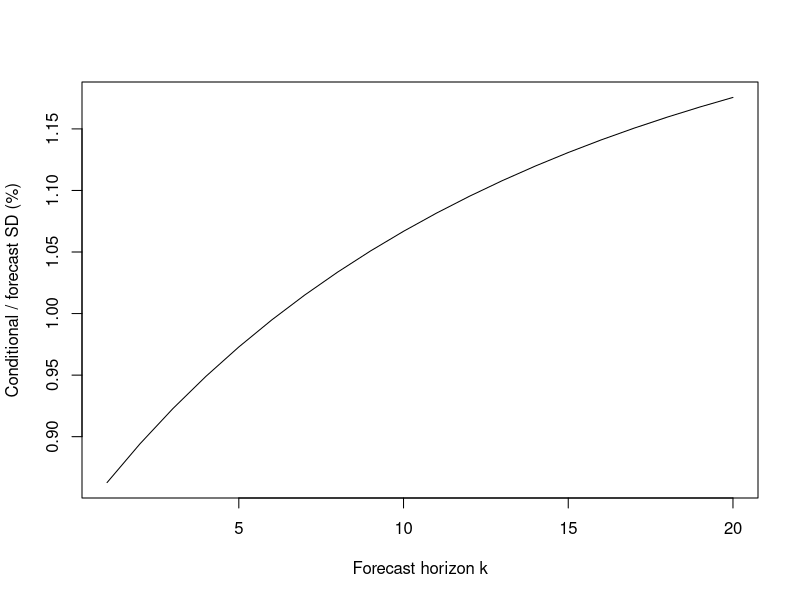

This chart was generated by the following R code:
# 合成教学数据，非真实市场行情; source is not independently verified
# Simple returns, decimal; one observation period, no automatic annualization.
R <- c(0.007412163339544217,
 -0.010482472146455321,
 0.008230851250901908,
 -0.0017544755294552758,
 -0.0051058979531225955,
 0.008836480819329084,
 -0.008069460912111217,
 0.003083159580684499,
 0.003283682466898781,
 -0.0075217265370117,
 0.007909726145666481,
 -0.004167708599150859,
 -0.001731318295021438,
 0.006388502107881307,
 -0.007733818897379609,
 0.005089088457663708,
 0.00031660889609970736,
 -0.005315970047409268,
 0.00749574337347355,
 -0.005864481814017135,
 0.0010212681270710146,
 0.004225548099663988,
 -0.007152192498396882,
 0.006481401262769117,
 -0.0022927510716643797,
 -0.003077880045171515,
 0.006674051240871524,
 -0.006920236601272181,
 0.003478987279705359,
 0.0018642368677680944,
 -0.006046998470411728,
 0.007165424552913003,
 -0.004548237896337581,
 -0.0005982444754874664,
 0.005268568505368928,
 -0.0072090948011840576,
 0.00546696573361081,
 -0.0006908037577509802,
 -0.004345435689627863,
 0.007050835956111483,
 0.03447608466288317,
 0.003301594174389433,
 0.005282395452769607,
 -0.010268848468377317,
 0.009932058247289648,
 -0.00450652991046329,
 -0.0029171279251399575,
 0.00814258032089669,
 -0.009079130905087508,
 0.00535382966147253,
 0.0010856325837020175,
 -0.006471637120770416,
 0.008378022193971628,
 -0.006010646691100449,
 0.00043942435901772196,
 0.0050603356148808554,
 -0.007762114248084521,
 0.006538947033129491,
 -0.0017889718539344764,
 -0.003762778766087461,
 0.007151322725917699,
 -0.00694076815747988,
 0.0030169107917315924,
 0.0024909111907596574,
 -0.006481107440425808,
 0.00719563687306754,
 -0.004127918570701305,
 -0.001206536196759826,
 0.005710719252532805,
 -0.007282237362592627,
 0.005102369570066203,
 -0.00009201976673746681,
 -0.004820937562954273,
 0.007186938964516124,
 -0.005913595604836681,
 0.0013824950407694218,
 0.0038094046683057768,
 -0.006904983937354061,
 0.006537770362466678,
 -0.0026289643002737288,
 -0.0026870279154288437,
 0.006438836835791205,
 -0.0069584014600299815,
 0.0037899877142431597,
 0.001475860979018049,
 -0.005796203922550201,
 0.007167389088249899,
 -0.0048249492290639425,
 -0.00020761066526904783,
 0.004988840263940824,
 -0.00716415273385324,
 0.005698646944657227,
 -0.0010782225839002417,
 -0.004032457300768834,
 0.00695390699982955,
 -0.006384106010432133,
 0.002337111711267952,
 0.002947548984118106,
 -0.006545864314732809,
 0.0068636946258373915,
 -0.0035231003641641658,
 -0.0017605931320347054,
 0.005951910846052656,
 -0.007128814405876396,
 0.0045926862609542264,
 0.000504867390092475,
 -0.005186088366495874,
 0.007178588130551282,
 -0.005508278686513892,
 0.0007798297945881697,
 0.00426499247500632,
 -0.007018039630858435,
 0.006240634280592247,
 -0.002048899445570233,
 -0.0032089442959864346,
 0.006656264321395065,
 -0.006769968710286935,
 0.003255925222913361,
 0.002043503676083573,
 -0.006105031251482009,
 0.007085774357063123,
 -0.004356305158781572,
 -0.0008006495539184436,
 0.005378136373773408,
 -0.007185631115096498,
 0.00531073881367242,
 -0.00048107655046283687,
 -0.004491651167385186,
 0.007073438798904378,
 -0.006087873333875894,
 0.0017578843783596738,
 0.0034649842949054047,
 -0.006757546217537926,
 0.006665699310064337,
 -0.0029834293192308073,
 -0.002322395839639031,
 0.006249223990400947,
 -0.007031636311538517,
 0.004112342018804895,
 0.0010943380582277922,
 -0.005561828929687306,
 0.007181536794691487,
 -0.005103807890430455,
 0.00018209779661739053,
 0.004710847441912495,
 -0.007118008987129756,
 0.005924452026342761,
 -0.0014641384521021266,
 -0.0037147929162654335,
 0.006848527625572845,
 -0.006550040666037566,
 0.0027057333940398776,
 0.0025966644742340776,
 -0.006383791460054556,
 0.006965858273499633,
 -0.003860954682430563,
 -0.001385394526064658,
 0.005736703957409584,
 -0.007165930834337918,
 0.004887636082955434)
B <- NULL
dates <- seq_along(R)
p <- list(omega=0.00001,
 a=0.12,
 b=0.82,
 gamma=0.06,
 kappa=0.2,
 mu=0,
 n=160,
 shock=4,
 lag=5,
 level=0.05,
 horizon=20,
 impact=0.03,
 weight=0.5,
 rho=0.3 )
n <- length(R)
stopifnot(n>=2,all(is.finite(R)),all(R>=-1))


# Conditional Gaussian GARCH fit: fixed training mean, h[1]=training sample variance.
# Scale residuals by training SD for optimization; transform variance back afterward.
gdecode <- function(t) {
  ea<-exp(t[2]);eb<-exp(t[3]);den<-1+ea+eb
  c(w=exp(t[1]),a=ea/den,b=eb/den)
}
gsimplex <- function(fn,start,maxIter=1800) {
  d<-length(start);v<-rbind(start,matrix(rep(start,d),nrow=d,byrow=TRUE)+diag(.25,d))
  f<-apply(v,1,fn)
  for(it in seq_len(maxIter)-1) {
    ord<-order(f);v<-v[ord,,drop=FALSE];f<-f[ord]
    spread<-max(abs(sweep(v[-1,,drop=FALSE],2,v[1,],"-")))
    if(spread<1e-6&&f[d+1]-f[1]<1e-8)
      return(list(par=v[1,],value=f[1],converged=TRUE,iterations=it))
    cent<-colMeans(v[seq_len(d),,drop=FALSE]);r<-2*cent-v[d+1,];fr<-fn(r)
    if(fr<f[1]){e<-cent+2*(r-cent);fe<-fn(e)
      if(fe<fr){v[d+1,]<-e;f[d+1]<-fe}else{v[d+1,]<-r;f[d+1]<-fr}
    }else if(fr<f[d]){v[d+1,]<-r;f[d+1]<-fr}else{
      outside<-fr<f[d+1];cx<-cent+.5*((if(outside)r else v[d+1,])-cent);fc<-fn(cx)
      if(fc<(if(outside)fr else f[d+1])){v[d+1,]<-cx;f[d+1]<-fc}else{
        for(j in 2:(d+1)){v[j,]<-(v[j,]+v[1,])/2;f[j]<-fn(v[j,])}
      }
    }
  }
  j<-which.min(f);list(par=v[j,],value=f[j],converged=FALSE,iterations=maxIter)
}
garch_objective <- function(eps,t) {
  if(any(!is.finite(t))||any(abs(t)>20))return(1e100)
  p<-gdecode(t);if(p[2]+p[3]>=1)return(1e100)
  h<-1;f<-0
  for(z in eps){
    if(!is.finite(h)||h<=0)return(1e100)
    f<-f+.5*(log(2*pi)+log(h)+z*z/h)
    h<-p[1]+p[2]*z*z+p[3]*h
  }
  if(is.finite(f))f else 1e100
}
fit_garch <- function(trainR,maxIter=1800) {
  stopifnot(all(is.finite(trainR)),all(trainR>=-1))
  n<-length(trainR);if(n<60)stop("GARCH needs at least 60 training observations")
  mu<-mean(trainR);s2<-var(trainR);scale<-sqrt(s2)
  if(!is.finite(scale)||scale<=1e-12*max(1,abs(mu)))stop("Near-constant training returns")
  eps<-(trainR-mu)/scale;fn<-function(t)garch_objective(eps,t)
  original<-rbind(c(.05,.08,.87),c(.1,.15,.75),c(.5,.1,.4),
    c(.9,.05,.05),c(.01,.12,.87),c(.2,.6,.2))
  starts<-t(apply(original,1,function(p)c(log(p[1]),log(p[2]/(1-p[2]-p[3])),log(p[3]/(1-p[2]-p[3])))))
  attempts<-lapply(seq_len(nrow(starts)),function(i){
    v<-gsimplex(fn,starts[i,],maxIter)
    local<-v$converged&&all(sapply(seq_along(v$par),function(j)all(sapply(c(-1,1),function(sign){
      t<-v$par;t[j]<-t[j]+sign*1e-4;fn(t)>=v$value-1e-6
    }))))
    v$accepted<-v$converged&&local&&v$value<1e99;v
  })
  valid<-Filter(function(v)v$accepted,attempts)
  if(!length(valid))stop("GARCH optimization failed: no teaching-parameter fallback")
  best<-valid[[which.min(sapply(valid,function(v)v$value))]]
  p<-gdecode(best$par);omega<-p[1]*s2;a<-p[2];b<-p[3];h<-numeric(n+1);h[1]<-s2
  for(t in seq_len(n))h[t+1]<-omega+a*(trainR[t]-mu)^2+b*h[t]
  stopifnot(omega>0,a>=0,b>=0,a+b<1,all(is.finite(h)),all(h>0))
  list(omega=unname(omega),a=unname(a),b=unname(b),mu=mu,initial=s2,
    scale=scale,n=n,h=h,theta=best$par,logLikelihood=-best$value-n*log(scale),
    converged=TRUE,iterations=best$iterations,attempts=attempts)
}
garch_forecast <- function(R,gamma,N,train,fit) {
  stopifnot(train==fit$n,train>=60,train<length(R))
  n<-length(R);h<-rep(NA_real_,n+1);h[train+1]<-fit$h[train+1]
  for(t in seq.int(train+1,n))h[t+1]<-fit$omega+fit$a*(R[t]-fit$mu)^2+fit$b*h[t]
  sigma<-sqrt(h);z<-qnorm(gamma)
  list(h=h,sigma=sigma,VaR=N*(-fit$mu+sigma*z),
    ES=N*(-fit$mu+sigma*dnorm(z)/(1-gamma)),mu=fit$mu)
}
# Fixed initial training estimation + sequential test variance updates; no daily refitting.
garch_estimated_backtest <- function(bt,R,gamma,N,train) {
  attempt<-tryCatch({f<-fit_garch(R[seq_len(train)]);g<-garch_forecast(R,gamma,N,train,f);
    ids<-bt$ids;V<-g$VaR[ids];E<-g$ES[ids];hit<-bt$L>V
    actual<-if(any(hit))mean(bt$L[hit])else NA_real_
    predicted<-if(any(hit))mean(E[hit])else NA_real_
    list(fit=f,model=list(VaR=V,ES=E,hits=which(hit),test=kupiec(length(ids),sum(hit),1-gamma),
      meanActual=actual,meanES=predicted,bias=actual-predicted))},error=function(e)list(error=conditionMessage(e)))
  bt$fit<-attempt$fit;bt$models$garchFit<-if(is.null(attempt$error))attempt$model else list(error=attempt$error)
  bt
}

vpath <- function(R,p,type="garch",initial=NULL) {
  if(type=="arch")p$b<-0
  if(type!="gjr")p$gamma<-0
  if(type!="m")p$kappa<-0
  persistence<-p$a+p$b+p$gamma/2
  stopifnot(p$omega>0,p$a>=0,p$b>=0,p$a+p$gamma>=0,persistence<1)
  n<-length(R);h<-numeric(n+1);h[1]<-if(is.null(initial))p$omega/(1-persistence)else initial
  stopifnot(is.finite(h[1]),h[1]>0)
  eps<-z<-condMean<-numeric(n);ll<-0
  for(t in seq_len(n)) {
    condMean[t]<-p$mu+p$kappa*sqrt(h[t]);eps[t]<-R[t]-condMean[t];z[t]<-eps[t]/sqrt(h[t])
    ll<-ll-.5*(log(2*pi)+log(h[t])+eps[t]^2/h[t])
    h[t+1]<-p$omega+(p$a+if(eps[t]<0)p$gamma else 0)*eps[t]^2+p$b*h[t]
  }
  stopifnot(all(is.finite(h)),all(h>0))
  p<-p[c("omega","a","b","gamma","mu","kappa")]
  c(p,list(h=h,eps=eps,z=z,condMean=condMean,logLikelihood=ll,persistence=persistence,n=n))
}
vdecode <- function(t,type) {
  if(type=="arch")return(list(omega=exp(t[1]),a=plogis(t[2]),b=0,gamma=0,mu=0,kappa=0))
  if(type=="gjr") {u<-exp(t[2:4]);d<-1+sum(u);a<-2*u[1]/d
    return(list(omega=exp(t[1]),a=unname(a),b=unname(u[3]/d),gamma=unname(2*u[2]/d-a),mu=0,kappa=0))}
  p<-gdecode(t);list(omega=unname(p[1]),a=unname(p[2]),b=unname(p[3]),gamma=0,
    mu=if(type=="m")t[4]else 0,kappa=if(type=="m")t[5]else 0)
}
vfit <- function(R,type="garch",maxIter=2600) {
  n<-length(R);if(n<60)stop("At least 60 observations required")
  baseMu<-mean(R);s2<-var(R);scale<-sqrt(s2)
  if(!is.finite(scale)||scale<=1e-12*max(1,abs(baseMu)))stop("Near-constant returns")
  if(type=="garch") {
    f<-fit_garch(R);p<-list(omega=f$omega,a=f$a,b=f$b,gamma=0,kappa=0,mu=f$mu)
    q<-vpath(R,p,type,s2);k<-4
  }else{
    y<-(R-baseMu)/scale
    if(type=="arch")starts<-rbind(c(-2,-2),c(-1,0),c(0,-3)) else if(type=="gjr")
      starts<-rbind(c(-3,log(2),log(4),log(40)),c(-1,-1,-1,1),c(-2,0,0,2),c(-1,1,0,1)) else {
      original<-rbind(c(.05,.08,.87),c(.1,.15,.75),c(.5,.1,.4),c(.9,.05,.05))
      starts<-do.call(rbind,lapply(seq_len(4),function(i){p<-original[i,];t<-c(log(p[1]),log(p[2]/(1-p[2]-p[3])),log(p[3]/(1-p[2]-p[3])))
        rbind(c(t,0,0),c(t,-.1,.2),c(t,.1,-.2))}))
    }
    fn<-function(t){if(any(!is.finite(t))||any(abs(t)>20))return(1e100)
      tryCatch(-vpath(y,vdecode(t,type),type,1)$logLikelihood,error=function(e)1e100)}
    attempts<-lapply(seq_len(nrow(starts)),function(i){v<-gsimplex(fn,starts[i,],maxIter)
      local<-v$converged&&all(sapply(seq_along(v$par),function(j)all(sapply(c(-1,1),function(sign){
        t<-v$par;t[j]<-t[j]+sign*1e-4;fn(t)>=v$value-1e-6}))))
      v$accepted<-v$converged&&v$value<1e99&&local;v})
    valid<-Filter(function(x)x$accepted,attempts)
    if(!length(valid))stop("Optimization failed; no parameter fallback")
    best<-valid[[which.min(sapply(valid,function(x)x$value))]]
    p<-vdecode(best$par,type);p$omega<-p$omega*s2;p$mu<-baseMu+p$mu*scale
    q<-vpath(R,p,type,s2);k<-if(type=="arch")3 else 5
    q$theta<-best$par;q$attempts<-attempts
  }
  q$converged<-TRUE;q$parameters<-k;q$aic<- -2*q$logLikelihood+2*k
  q$bic<- -2*q$logLikelihood+log(n)*k;q
}
varch <- function(e,lag) {
  n<-length(e);stopifnot(lag>=1,lag<=20,lag==floor(lag),n-lag>lag+2)
  scale<-mean(e^2);if(scale<=1e-24)stop("Degenerate residual variance")
  q<-e^2/scale;ids<-seq.int(lag+1,n);y<-q[ids]
  X<-cbind(1,sapply(seq_len(lag),function(j)q[ids-j]))
  if(qr(X,tol=1e-10)$rank<ncol(X)||sum((y-mean(y))^2)<1e-16*length(y))stop("Auxiliary regression rank deficient")
  fit<-lm.fit(X,y);r2<-max(0,min(1,1-sum(fit$residuals^2)/sum((y-mean(y))^2)))
  stat<-length(y)*r2;c(stat=stat,p=pchisq(stat,lag,lower.tail=FALSE),df=lag,n=length(y),r2=r2)
}
vljung <- function(e,lag) {
  stopifnot(length(e)>lag+2,lag>=1)
  if(sum((e-mean(e))^2)<1e-24)stop("Degenerate series")
  t<-Box.test(e,lag=lag,type="Ljung-Box",fitdf=0)
  c(stat=unname(t$statistic),p=t$p.value,df=lag,n=length(e))
}
vforecast <- function(q,H) {
  stopifnot(H>=1,H<=100,H==floor(H))
  long<-q$omega/(1-q$persistence)
  h<-numeric(H);h[1]<-tail(q$h,1)
  if(H>1)for(k in 2:H)h[k]<-q$omega+q$persistence*h[k-1]
  list(h=h,sigma=sqrt(h),long=long)
}
vccc <- function(A,B,p,mode="estimate",rhoMode="estimated") {
  stopifnot(length(A)==length(B))
  qa<-if(mode=="estimate")vfit(A)else vpath(A,p)
  qb<-if(mode=="estimate")vfit(B)else vpath(B,p)
  estimatedRho<-cor(qa$z,qb$z);rho<-if(rhoMode=="manual")p$rho else estimatedRho
  stopifnot(is.finite(rho),abs(rho)<1)
  covariance<-rho*sqrt(qa$h*qb$h)
  determinant<-qa$h*qb$h-covariance^2
  hp<-p$weight^2*qa$h+(1-p$weight)^2*qb$h+2*p$weight*(1-p$weight)*covariance
  stopifnot(all(determinant>0),all(hp>=0))
  list(a=qa,b=qb,rho=rho,estimatedRho=estimatedRho,covariance=covariance,hp=hp,det=determinant)
}


model <- "garch"
mode <- "teaching"
q <- tryCatch(if(mode=="estimate")vfit(R,model)else vpath(R,p,model),error=function(e)list(error=conditionMessage(e)))
if(!is.null(q$error))message(q$error)else {
 print(unlist(q[c("omega","a","b","gamma","mu","kappa","logLikelihood","parameters","aic","bic")]))
 print(c(n=length(R),converged=if(mode=="estimate")q$converged else NA,current_SD=sqrt(q$h[n]),next_SD=sqrt(tail(q$h,1))))
 if(mode=="estimate"&&(q$persistence>.9999||q$a<1e-5||q$b<1e-5))message("Near parameter boundary: numerical convergence does not prove reliable identification")
 print(tail(data.frame(h=q$h,sigma=sqrt(q$h),actual=c(R,NA_real_)),6))
}

if(is.null(q$error)) {
 diagnostics <- list(z=tryCatch(vljung(q$z,p$lag),error=function(e)conditionMessage(e)),
 z2=tryCatch(vljung(q$z^2,p$lag),error=function(e)conditionMessage(e)),
 arch=tryCatch(varch(q$z,p$lag),error=function(e)conditionMessage(e)))
 print(diagnostics)
 forecast <- vforecast(q,p$horizon)
 print(data.frame(k=seq_len(p$horizon),variance=forecast$h,sd=sqrt(forecast$h)))
}

if(is.null(q$error)) {
 y <- forecast$sigma*100
 plot(seq_along(y),y,type="l",xlab="Forecast horizon k",ylab="Conditional / forecast SD (%)")
 abline(h=sqrt(forecast$long)*100,lty=3)
}
